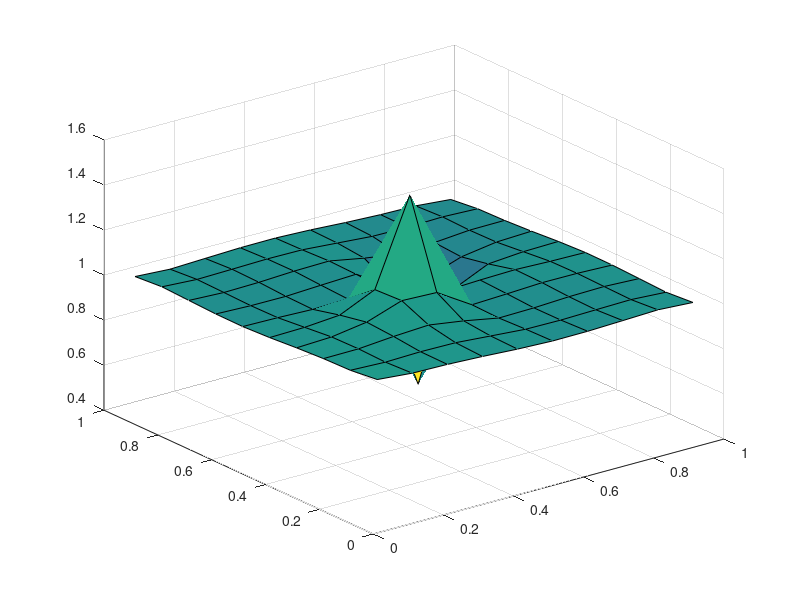

Reproduce this figure in MATLAB.
% Create Grid and number of cells
a = 0; 
b = 1; 
N = 10;
% Define edges
x_edges = linspace(a,b,N+1);
y_edges = linspace(a,b,N+1);
%Define distance between edges
delta_x = x_edges(2) - x_edges(1);
delta_y = y_edges(2) - y_edges(1);
%Define cell centers
x_centers = a+delta_x/2 : delta_x : b;
y_centers = a+delta_y/2 : delta_y : b;
[X,Y] = meshgrid(x_centers,y_centers);      % 2d arrays of x,y center values
X = X';                     % transpose so that X(i,j),Y(i,j) are
Y = Y';                     % (i,j) cell.
%Initialize solution array
U = zeros(N,N);
 
% Fill the solution array with initial data
U = X*0+1;
%define distance function
phi = sqrt((X-1/2).^2+(Y-1/2).^2);
gradphix = (X-1/2)./phi;
gradphiy = (Y-1/2)./phi;
% %reverse sign so that the gradient points inwards
v1 = -gradphix;
v2 = -gradphiy;
 
%Define timestep
delta_t = 0.001;
F = v1.*U;
G = v2.*U;
%Store initial data for later use
ic = U;
timesteps = 20;
for k = 1:timesteps
for j = 1:N % denote row position
 
     %denote column position
     for i = 1:N
 
        %Top row
        if (j ==N) 
            %Down flux
            G_down =  (1/delta_y)*(G(i,j)-G(i,j-1));
 
            %Nothing is coming down from above
            G_up =  0;
 
        %Bottom row    
        elseif (j == 1)
 
            %Nothing is coming in from below
            G_down = 0;
 
            %Up flux
            G_up = (1/delta_y)*(G(i,j+1)-G(i,j));
 
        %Rows in the middle
        else
 
            G_up = (1/delta_y)*(G(i,j+1)-G(i,j));
            G_down =  (1/delta_y)*(G(i,j)-G(i,j-1));
 
        end
 
 
        %Sideway fluxes
            if i == 1 
                F_left = 0;
                F_right = (1/delta_x)*(F(i+1,j)-F(i,j));
            elseif i == N
                F_left = (1/delta_x)*(F(i,j)-F(i-1,j));
                F_right = 0;
            else
                F_right = (1/delta_x)*(F(i+1,j)-F(i,j));
                F_left = (1/delta_x)*(F(i,j)-F(i-1,j));
            end
 
        Unew(i,j) = U(i,j) - (delta_t)*(F_right-F_left)-(delta_t)*(G_up - ...
             G_down);
     end
end
U = Unew;
surf(X,Y,Unew)
pause(0.1);
end